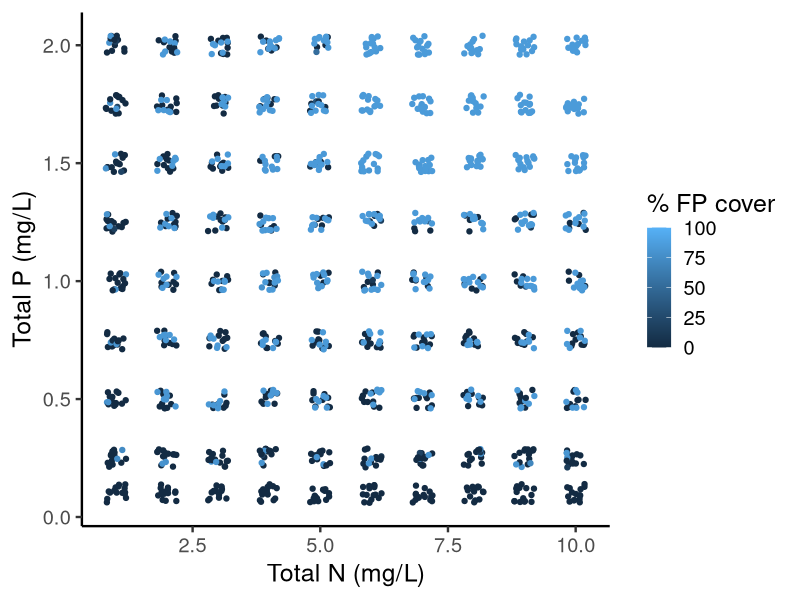
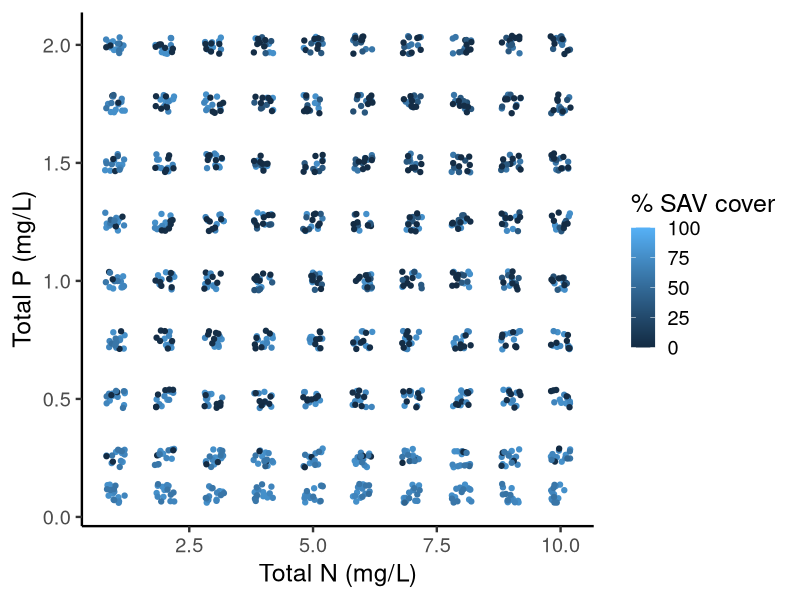

R code for these plots, in order: (Note: this script raises an error after producing the figures.)
#########################################################
# Summarize results from multiple simulations           # 
#                                                       #
# By: Michael J. McCann                                 #
# Created: 3/19/2014                                    #
# Updated: 4/24/2014                                    #
######################################################### 

library(ggplot2)
library(gridExtra)

data <- read.csv("output10-11-12.csv") # imports parameter  values for all simulations 
head(data)
data_smallFPeffect <- data[1:450,]
data_medFPeffect <- data[451:900,]
data_largeFPeffect <- data[901:1350,]

# If I have multiple simulations @ the same parameter values
# And I want to plot a single point @ a given nutrient level 
# then I need to get summary means, variances (library dplyr) & plot those instead

###################
# small FP effect #
###################
# Y = average average FP cover for all years (except for first three)
#
# light limitation (SAV on SAV): a = 0.01
# FP shading SAV: b = 0.02
e <- ggplot(data, aes(x=TOTALN,y=TOTALP,colour=avg_avg_FPcover))
e <- e + geom_jitter(position = position_jitter(width=0.2,height=0.04)) #1:5 aspect ratio
e <- e + xlab("Total N (mg/L)")
e <- e + ylab("Total P (mg/L)")
e <- e + labs(colour="% FP cover")
e <- e + theme_classic(base_size=18)
e <- e + scale_colour_gradient(limits=c(0,100))
e
f <- ggplot(data, aes(x=TOTALN,y=TOTALP,colour=avg_avg_SAVcover))
f <- f + geom_jitter(position = position_jitter(width=0.2,height=0.04)) #1:5 aspect ratio
f <- f + xlab("Total N (mg/L)")
f <- f + ylab("Total P (mg/L)")
f <- f + labs(colour="% SAV cover")
f <- f + theme_classic(base_size=18)
f <- f + scale_colour_gradient(limits=c(0,100))
f

e_f <- grid.arrange(e,f,ncol=1, main="Small FP effect",sub="a=0.01, b=0.02")
e_f <- arrangeGrob(e,f,ncol=1, main="Small FP effect",sub="a=0.01, b=0.02")
ggsave(file="N vs P - small FP effect.pdf",e_f, height=11,width=8)


#################
# med FP effect #
#################
# Y = average average FP cover for all years (except for first three)
# light limitation (SAV on SAV): a = 0.02
# FP shading SAV: b = 0.04
g <- ggplot(data_medFPeffect, aes(x=TOTALN,y=TOTALP,colour=avg_avg_FPcover)) 
g <- g + geom_jitter(position = position_jitter(width=0.2,height=0.04)) #1:5 aspect ratio
g <- g + xlab("Total N (mg/L)")
g <- g + ylab("Total P (mg/L)")
g <- g + labs(colour="% FP cover")
g <- g + theme_classic(base_size=18)
g <- g + scale_colour_gradient(limits=c(0,100))
g

h <- ggplot(data_medFPeffect, aes(x=TOTALN,y=TOTALP,colour=avg_avg_SAVcover))
h <- h + geom_jitter(position = position_jitter(width=0.2,height=0.04)) #1:5 aspect ratio
h <- h + xlab("Total N (mg/L)")
h <- h + ylab("Total P (mg/L)")
h <- h + labs(colour="% SAV cover")
h <- h + theme_classic(base_size=18)
h <- h + scale_colour_gradient(limits=c(0,100))
h

g_h <- grid.arrange(g,h,ncol=1, main="Medium FP effect",sub="a=0.02, b=0.04")
g_h <- arrangeGrob(g,h,ncol=1, main="Medium FP effect",sub="a=0.02, b=0.04")
ggsave(file="N vs P - med FP effect.pdf",g_h, height=11,width=8)

###################
# large FP effect #
###################
# Y = average average FP cover for all years (except for first three)
# light limitation (SAV on SAV): a = 0.04
# FP shading SAV: b = 0.08
i <- ggplot(data_largeFPeffect, aes(x=TOTALN,y=TOTALP,colour=avg_avg_FPcover)) 
i <- i + geom_jitter(position = position_jitter(width=0.2,height=0.04)) #1:5 aspect ratio
i <- i + xlab("Total N (mg/L)")
i <- i + ylab("Total P (mg/L)")
i <- i + labs(colour="% FP cover")
i <- i + theme_classic(base_size=18)
i <- i + scale_colour_gradient(limits=c(0,100))
i

j <- ggplot(data_largeFPeffect, aes(x=TOTALN,y=TOTALP,colour=avg_avg_SAVcover)) 
j <- j + geom_jitter(position = position_jitter(width=0.2,height=0.04)) #1:5 aspect ratio
j <- j + xlab("Total N (mg/L)")
j <- j + ylab("Total P (mg/L)")
j <- j + labs(colour="% SAV cover")
j <- j + theme_classic(base_size=18)
j <- j + scale_colour_gradient(limits=c(0,100))
j

i_j <- grid.arrange(i,j,ncol=1,main="Large FP effect",sub="a=0.04, b=0.08")
i_j <- arrangeGrob(i,j,ncol=1, main="Large FP effect",sub="a=0.04, b=0.08")
ggsave(file="N vs P - large FP effect.pdf",i_j, height=11,width=8)
